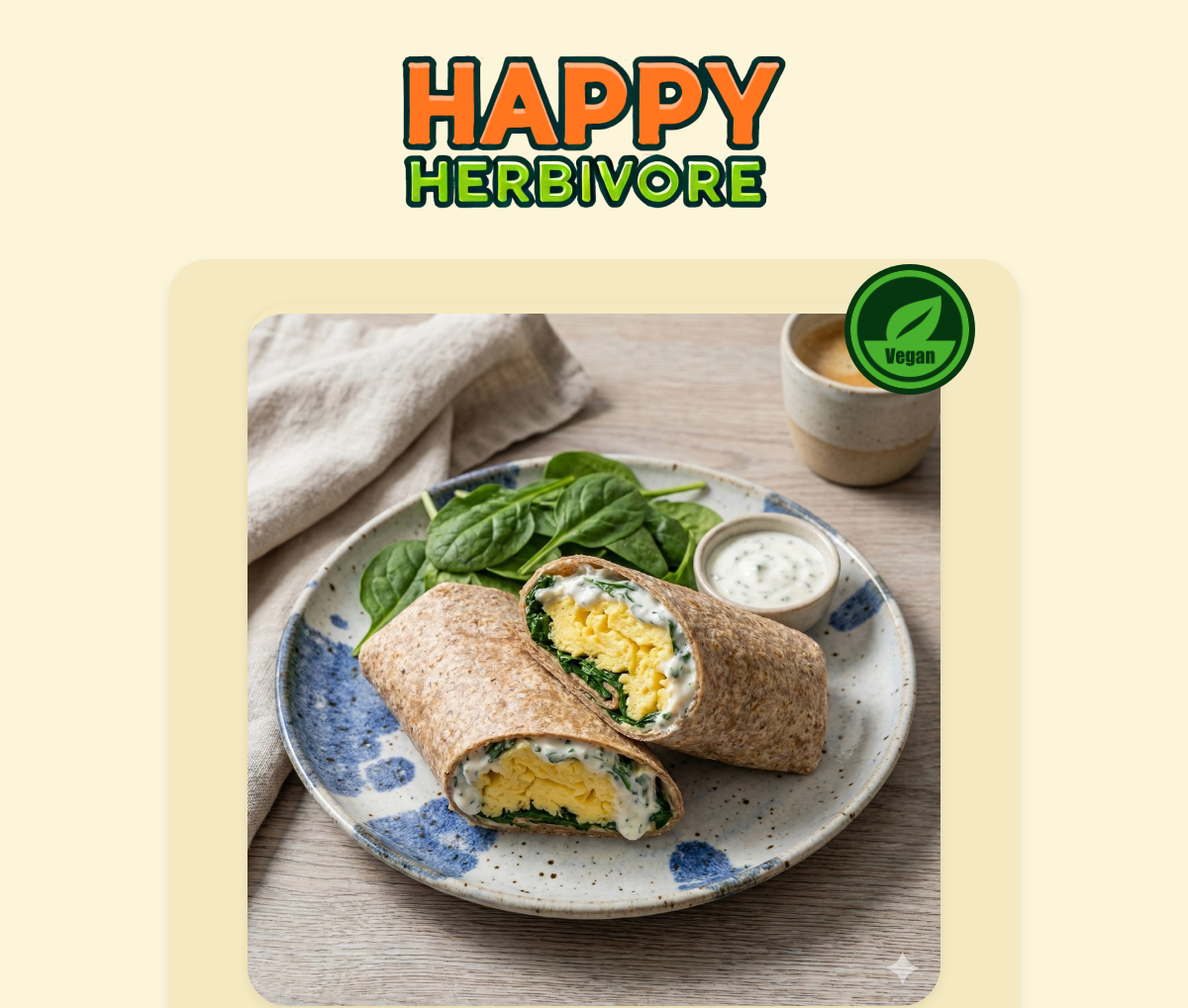
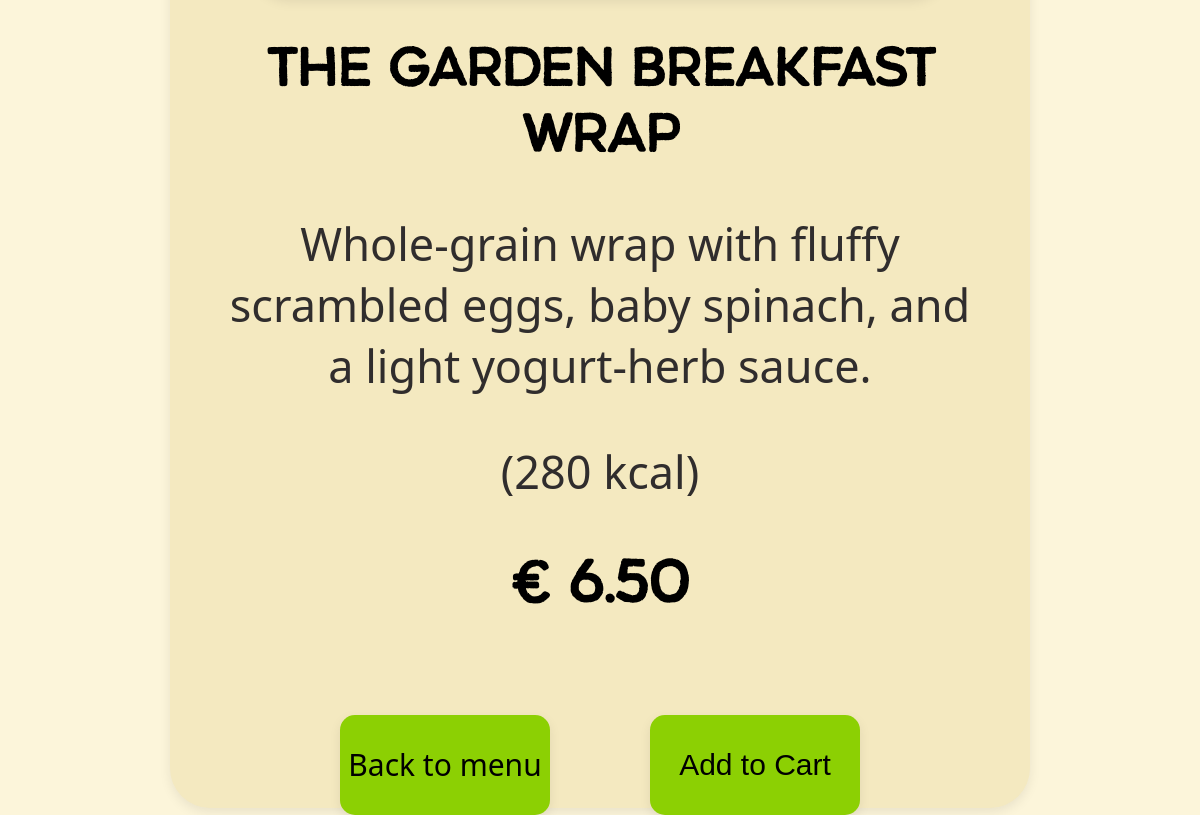
/product.php?id=2, run on the app's committed database (2 pictures, top to bottom).
### tables this page shows
CREATE TABLE `products` (
  `product_id` int(11) NOT NULL,
  `category_id` int(11) NOT NULL,
  `image_id` int(11) NOT NULL,
  `name` varchar(50) NOT NULL,
  `description` text NOT NULL,
  `price` decimal(25,2) NOT NULL,
  `kcal` varchar(25) NOT NULL,
  `diet_type` text NOT NULL,
  `available` tinyint(1) NOT NULL
);

CREATE TABLE `images` (
  `image_id` int(11) NOT NULL,
  `filename` varchar(255) NOT NULL,
  `description` text NOT NULL
);

CREATE TABLE `translations` (
  `id` int(11) NOT NULL,
  `language` varchar(5) NOT NULL,
  `key` varchar(191) NOT NULL,
  `text` text NOT NULL
);

### lang.php (called while the page is built, shortened)
<?php
require_once __DIR__ . '/connection.php';
function getCurrentLanguage(): string
{
    $option = $_SESSION['languageOption'] ?? 'English';
    return 'en';
}
function t(string $key, ?string $default = null): string
{
    $lang = getCurrentLanguage();
    $cacheKey = $lang . '|' . $key;
    global $pdo;
    try {
        $stmt = $pdo->prepare(
            'SELECT text FROM translations WHERE language = :language AND `key` = :key LIMIT 1'
        );
        $stmt->execute([
            ':language' => $lang,
            ':key'      => $key,
        ]);
        $row = $stmt->fetch(PDO::FETCH_ASSOC);
        if ($row && isset($row['text'])) {
            return $row['text'];
        }
    } catch (Throwable $e) {
    }
    if ($default !== null) {
        return $default;
    }
    return $default ?? $key;
}

### product.php (the view, shortened to what this page needs)
<?php
include("connection.php");
require_once 'lang.php';
$product_id = (int) $_GET['id'];
try {
    $stmt = $pdo->prepare("
    SELECT products.*, products.diet_type, images.filename, images.description AS image_description
    FROM products
    LEFT JOIN images ON products.image_id = images.image_id
    WHERE products.product_id = :id
");
    $stmt->bindParam(':id', $product_id, PDO::PARAM_INT);
    $stmt->execute();
    $product = $stmt->fetch(PDO::FETCH_ASSOC);
    $translatedName = t('product.name.' . (string)$product['product_id'], $product['name']);
    $translatedDescription = t('product.description.' . (string)$product['product_id'], $product['description']);
} catch (PDOException $e) {
    die("Error: " . $e->getMessage());
}
?>
<!DOCTYPE html>
<html lang="<?= htmlspecialchars(getCurrentLanguage()); ?>">
<head>
    <link rel="stylesheet" href="assets/css/product.css">
</head>
<body>
<div class="product-detail-container">
   <div class="logo-container">
     <img src="assets/img/logo_big_happy_herbivore_transparent.png" id="logo-image">
    </div>
    <div id="info-box">
        <div class="info-container">
<div class="image-wrapper">
<?php if(!empty($product['filename'])): ?>
    <img src="assets/img/<?= htmlspecialchars($product['filename']); ?>"
         alt="<?= htmlspecialchars($product['image_description']); ?>"
         class="product-detail-image">
<?php endif; ?>
<?php if(!empty($product['diet_type'])): ?>
    <img src="assets/img/<?= htmlspecialchars($product['diet_type']); ?>"
         class="diet-icon"
         alt="<?= htmlspecialchars($product['diet_type']); ?>">
<?php endif; ?>
</div>
<h1><?= htmlspecialchars($translatedName); ?></h1>
<p><?= htmlspecialchars($translatedDescription); ?></p>
<p>(<?= htmlspecialchars($product['kcal']); ?> <?= htmlspecialchars(t('product.kcal_suffix', 'kcal')); ?>)</p>
<h2>€ <?= htmlspecialchars($product['price']); ?></h2>
</div>
    <div class="buttons-container">
    <div id="back-button">
    <a href="menu.php"><?= htmlspecialchars(t('product.back_to_menu', 'Back to menu')); ?></a>
    </div>
    <br><br>
    <form method="POST" class="cart-form">
    <button type="submit" name="add_to_cart" class="add-button">
        <?= htmlspecialchars(t('product.add_to_cart', 'Add to Cart')); ?>
    </button>
</form>
    </div>
    </div>
</div>
</body>
</html>

### assets/css/product.css (style rules this page uses)
html, body { margin: 0; padding: 0; height: 100%; background-color: #FCF5DA; }
h1, h2 { font-family: 'renos_roughregular', sans-serif; }
p, a { font-family: 'Noto Sans', sans-serif; }
.product-detail-container { width: 100%; height: auto; display: flex; text-align: center; justify-content: center; align-items: center; flex-direction: column; flex-wrap: wrap; }
.product-detail-image { width: 80%; border-radius: 40px; box-shadow: 0 4px 12px rgba(0, 0, 0, 0.08); padding-top: 10px; }
.logo-container { width: 100%; height: auto; display: flex; text-align: center; justify-content: center; }
#info-box { width: 770px; height: 1475px; background-color: #F4E9C0; border-radius: 40px; padding: 45px; box-shadow: 0 4px 12px rgba(0, 0, 0, 0.08); }
#logo-image { width: 400px; height: auto; padding: 45px; }
h1 { font-size: 50px; }
h2 { font-size: 55px; }
p { font-size: 45px; color: rgb(48, 45, 45); }
button { width: 210px; height: 100px; background-color: #8CD003; border: none; border-radius: 15px; font-size: 30px; box-shadow: 0 4px 12px rgba(0, 0, 0, 0.08); }
#back-button { width: 210px; height: 100px; background-color: #8CD003; border: none; border-radius: 15px; font-size: 30px; box-shadow: 0 4px 12px rgba(0, 0, 0, 0.08); display: flex; text-align: center; justify-content: center; align-items: center; }
a { text-decoration: none; color: black; }
.info-container { padding-bottom: 50px; }
.buttons-container { display: flex; flex-direction: row; text-align: center; justify-content: center; align-items: center; gap: 50px; }
.image-wrapper { position: relative; display: inline-block; }
.product-detail-image { width: 100%; height: 700px; object-fit: cover; display: block; border-radius: 40px; }
.diet-icon { position: absolute; display: flex; justify-content: center; align-items: center; text-align: center; top: -40px; right: -35px; width: 120px; height: 120px; padding: 6px; border-radius: 50%; background-color: #063610; }

### data on the page
products: image.filename (picture), diet_type (picture), name "The Garden Breakfast Wrap", kcal "280", price "6.50"
translations: text "kcal"
translations: text "Back to menu"
translations: text "Add to Cart"

### other printed values
$translatedDescription "Whole-grain wrap with fluffy scrambled eggs, baby spinach, and a light yogurt-herb sauce."
